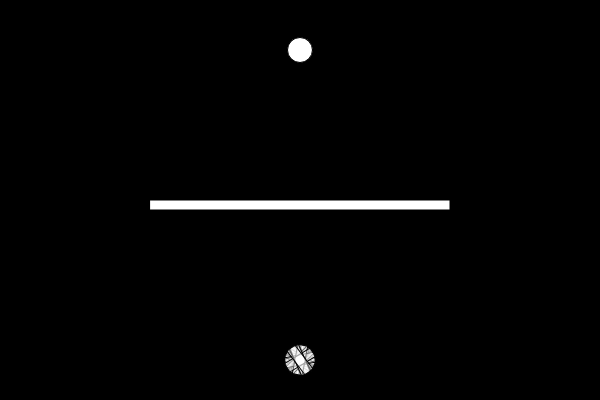
Frame 1 (no input)
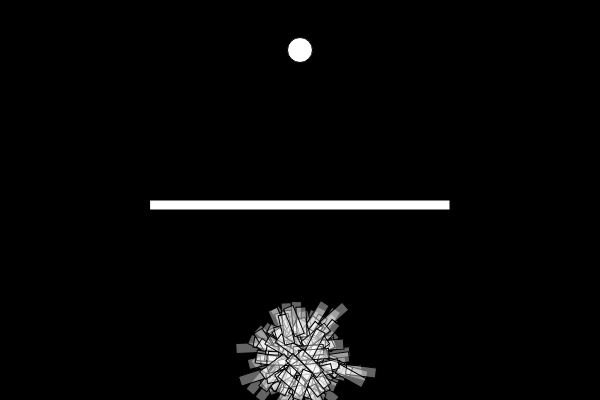
Frame 60 (no input)
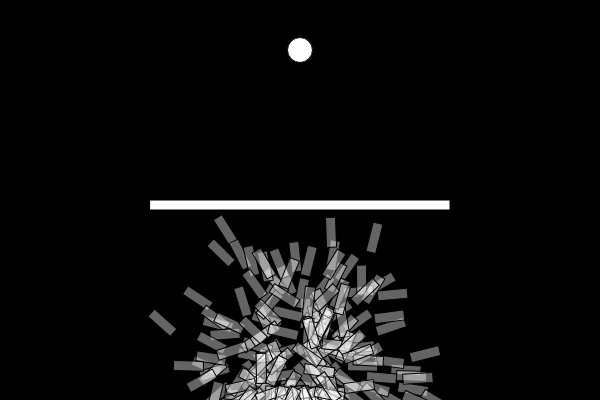
Frame 120 (the mouse pressed at the canvas centre since frame 60)

The p5.js sketch that drew these frames (run headless with seeded random() and noise() and a simulated clock; from frame 60 on, the mouse is pressed at the canvas centre):

// p5.js sketch
// ── sketch.js
var DIM_X = 600;
var DIM_Y = 400;
var ROCKET_WIDTH = 10;
var ROCKET_HEIGHT = 30;
var NB_ROCKET = 200;
var TARGET_RADIUS = 50;
var POPULATION_LIFESPAN = 600;
var MUTATION_RATE = 0.002;

var population;
var target;
var lifeP;
var generationP;
var reached = 0;
var reachedP;
var obstacles = [];

function createPopulation(){
    return new RocketPopulation(NB_ROCKET, createVector(DIM_X/2, DIM_Y - ROCKET_HEIGHT - 10) , ROCKET_WIDTH, ROCKET_HEIGHT, POPULATION_LIFESPAN, MUTATION_RATE);
}

function createObstacles(){
    obstacles.push(new Obstacle(DIM_X/4, DIM_Y/2, DIM_X/2, 10));
}

function setup(){
    lifeP = createP('');
    generationP = createP('');
    reachedP = createP('');

    createCanvas(DIM_X, DIM_Y);
    createObstacles();
    population = createPopulation();
    target = new Target(DIM_X/2, DIM_Y/8, TARGET_RADIUS);
}

function draw(){
    background(0);
    lifeP.html("frame : " + population.lifecount);
    generationP.html("generation : " + population.generation);
    reachedP.html('reached : ' + reached);

    population.update(target, obstacles);


    target.draw();
    for (obstacle of obstacles)
        obstacle.draw();
    population.draw();

}
// ── dna.js
function DNA(n, genes = []) {
    this.genes = genes;

    if (this.genes.length == 0){
        for (var i = 0; i < n; i++){
            var gene = p5.Vector.random2D();
            gene.setMag(0.1);
            this.genes.push(gene);
        }
    }

    this.getVector = function(i){
        return this.genes[i];
    };

    this.crossover = function(partner_dna){
        var new_genes = [];
        var mid = this.genes.length/2;
        var i ;
        for ( i = 0; i < mid; i++){
            new_genes[i] = this.genes[i].copy();
        }
        for (; i < this.genes.length; i++){
            new_genes[i] = partner_dna.genes[i].copy();
        }
        var child =  new DNA(new_genes.length, new_genes, MUTATION_RATE);
        child.mutate();
        return child;
    };

    this.mutate = function(){
        for(var i = 0; i < this.genes.length; ++i){
            if (random(1) < MUTATION_RATE){
                this.genes[i] = p5.Vector.random2D();
                this.genes[i].setMag(0.1);
            }
        }
    }

}
// ── obstacles.js
/**
 * Created by Julien on 05/12/2016.
 */

function Obstacle(x, y, width, height){
    this.pos = createVector(x,y);

    this.width = width;
    this.height = height;

    this.draw = function(){
        push();
        translate(this.pos.x, this.pos.y);
        rect(0,0,width, height);
        pop();
    }
}
// ── rocket.js
function Rocket (pos_x, pos_y, width, height, nb_frame, dna = null ){
    this.initialPos =  createVector(pos_x, pos_y);
    this.pos = this.initialPos.copy();
    this.width = width;
    this.height = height;
    this.speed = createVector(0,0);
    this.acceleration = createVector(0,0);
    this.fitness = 0;
    this.finished = false;
    this.crashed = false;

    if (dna){
        this.dna = dna;
    }
    else
        this.dna = new DNA(nb_frame);

    this.applyForce = function (numFrame){
        this.acceleration = this.dna.getVector(numFrame);
    };

    this.update = function(numFrame, target, obstacles){
        if (! this.finished && ! this.crashed){
            if (dist(this.pos.x, this.pos.y, target.pos.x, target.pos.y) < target.radius/2){
                this.pos = target.pos.copy();
                this.finished = true;
                reached ++;
            }
            if (this.pos.x < 0 || this.pos.x > DIM_X || this.pos.y < 0 || this.pos.y > DIM_Y){
                this.crashed = true;
            }
            for (obstacle of obstacles){
                if (this.pos.x + this.width > obstacle.pos.x && this.pos.x < obstacle.pos.x + obstacle.width &&
                    this.pos.y + this.height > obstacle.pos.y && this.pos.y < obstacle.pos.y + obstacle.height){
                    this.crashed = true;
                }
            }
            this.applyForce(numFrame);
            this.speed.add(this.acceleration);
            this.pos.add(this.speed);
        }
    };

    this.draw = function(){
        push();
        translate(this.pos.x, this.pos.y);
        rectMode(CENTER);
        rotate(this.speed.heading() + PI/2);
        fill(255,100);
        rect(0, 0, this.width, this.height);
        pop();
    };

    this.reset = function(){
        this.pos = this.initialPos.copy();
        this.speed.mult(0);
    };

    this.evaluate = function(target){
        var target_distance = dist(this.pos.x, this.pos.y, target.pos.x, target.pos.y);
        this.fitness =  pow(1/target_distance,3);

        if (this.finished){
            this.fitness *=  this.fitness;
        }
        if (this.crashed)
            this.fitness /=  30;
    }

}
// ── rocket_population.js
/**
 * Created by Julien on 05/12/2016.
 */
function RocketPopulation(n, startPosVector, width, height, lifespan){
    this.population = n;
    this.rockets = [];

    this.lifespan = lifespan;
    this.lifecount = 0;
    this.generation = 0;

    this.finished = false;
    this.matingpool = [];


    for (var i = 0; i < this.population; ++i){
        this.rockets.push(new Rocket(startPosVector.x, startPosVector.y, width, height, this.lifespan));
    }

    this.updateLifeCount = function(){

        if (this.lifecount <  this.lifespan -1 )
            this.lifecount ++;
        else
            this.finished = true;
    };


    this.update = function(target, obstacles){
        var cpt = 0;
        if (!this.finished) {
            for (rocket of this.rockets) {
                if (rocket.crashed || rocket.finished)
                    ++cpt;
                rocket.update(this.lifecount, target, obstacles);
            }
            if (cpt == this.rockets.length){
                this.evaluate(target);
            }

            this.updateLifeCount();
        }
        else
            this.evaluate(target);
    };

    this.draw = function(){
        for (rocket of this.rockets){
            rocket.draw();
        }
    };

    this.evaluate = function(target){
        reached = 0;
        var max = 0;
        for (var rocket of this.rockets){
            rocket.evaluate(target);
            rocket.reset();

            max = Math.max(max, rocket.fitness);
        }
        //normalize fitness of the rockets
        for (rocket of this.rockets){
            rocket.fitness /= max;
        }

        this.matingpool = [];
        for (rocket of this.rockets){
            var n = rocket.fitness * 100;
            for (var j = 0; j < n; ++j){
                this.matingpool.push(rocket);
            }
        }
        this.selection();
    };

    this.selection = function(){
        var new_rockets = [];
        for (var rocket of this.rockets){
            //XXX very bad random
            var index = floor(random(this.matingpool.length));
            var parent_1 = this.matingpool[index];
            this.matingpool.splice(index,1);
            var parent_2 = random(this.matingpool);
            var dna = parent_1.dna.crossover(parent_2.dna);
            new_rockets.push( new Rocket(rocket.pos.x, rocket.pos.y, rocket.width, rocket.height, this.lifespan, dna));
        }
        this.rockets = new_rockets;
        this.lifecount = 0;
        this.finished = false;
        ++this.generation;
    }

}
// ── target.js
/**
 * Created by Julien on 05/12/2016.
 */
function Target(x,y,radius){
    this.pos = createVector(x,y);
    this.radius = radius;

    this.draw = function(){
        ellipse(this.pos.x, this.pos.y, this.radius/2, this.radius/2);
    }
}
